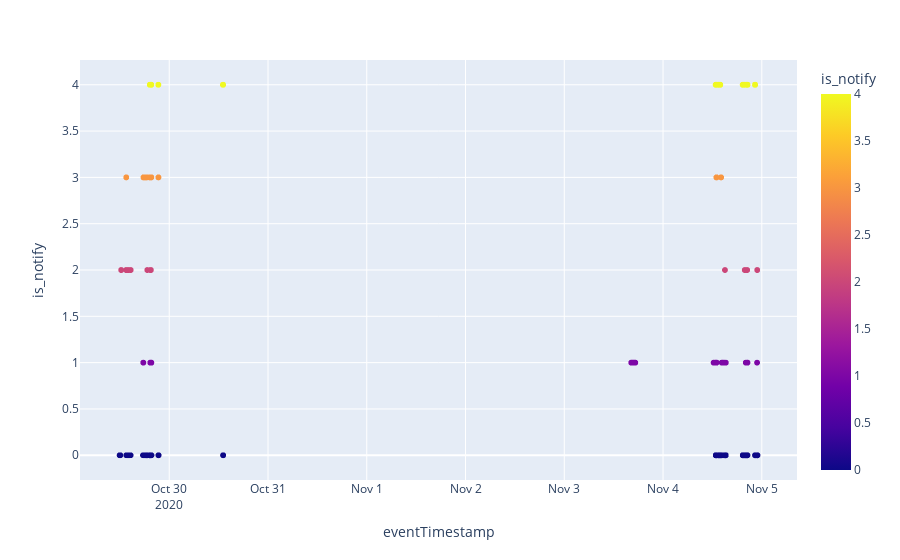

This figure's notebook cell:
### Code cell
#plot 

df = df_user.reset_index()

fig = px.scatter(df, x="eventTimestamp", y="is_notify", color="is_notify",

                )

fig.show()

### Figure 1 — Plotly figure (JSON) as saved in the notebook; plotly's stock layout.template omitted (floating-point values rounded to 4 significant figures; data arrays with more than 128 entries replaced by an {"elided": "..."} marker saying what was removed)
{"data": [{"hovertemplate": "eventTimestamp=%{x}<br>is_notify=%{marker.color}<extra></extra>", "legendgroup": "", "marker": {"color": {"elided": "2134 int values"}, "coloraxis": "coloraxis", "symbol": "circle"}, "mode": "markers", "name": "", "showlegend": false, "type": "scattergl", "x": {"elided": "2134 str values"}, "xaxis": "x", "y": {"elided": "2134 int values"}, "yaxis": "y"}], "layout": {"coloraxis": {"colorbar": {"title": {"text": "is_notify"}}, "colorscale": [[0, "#0d0887"], [0.1111, "#46039f"], [0.2222, "#7201a8"], [0.3333, "#9c179e"], [0.4444, "#bd3786"], [0.5556, "#d8576b"], [0.6667, "#ed7953"], [0.7778, "#fb9f3a"], [0.8889, "#fdca26"], [1, "#f0f921"]]}, "legend": {"tracegroupgap": 0}, "margin": {"t": 60}, "xaxis": {"anchor": "y", "domain": [0, 1], "title": {"text": "eventTimestamp"}}, "yaxis": {"anchor": "x", "domain": [0, 1], "title": {"text": "is_notify"}}}}
